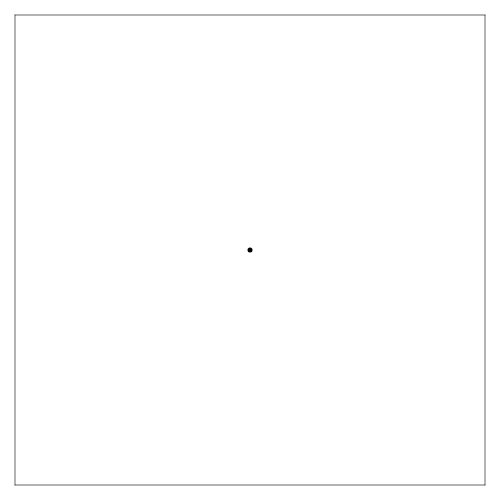
Frame 1 (no input)
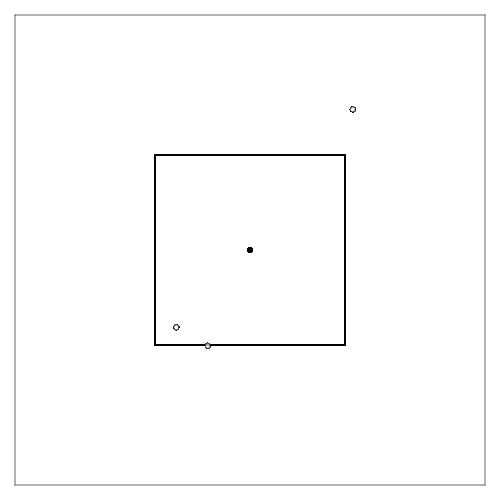
Frame 60 (no input)
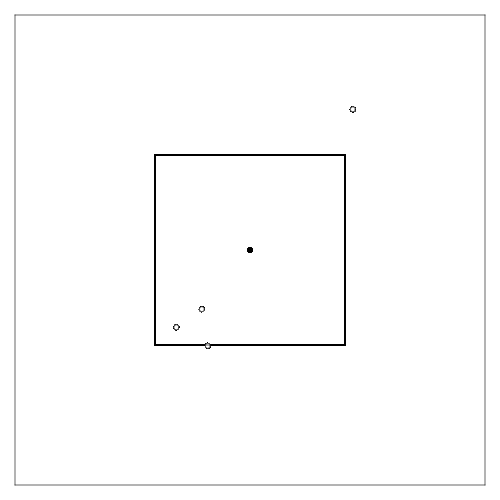
Frame 120 (the mouse pressed at the canvas centre since frame 60)

The p5.js sketch that drew these frames (run headless with seeded random() and noise() and a simulated clock; from frame 60 on, the mouse is pressed at the canvas centre):

// p5.js sketch
// ── sketch.js
//for the ellipses
var ellipseX_each, ellipseY_each;
var ellipse_array = [];//pile up the ellipse_count
var ellipse_count = 0;//++ with the frames until totalellipses
var totalellipses = 5;
var ellipseR = 5;
//for the barrier
var bool = new p5.Vector(0,0);
//movement
var speed = 6;

//getting all the ellipse pos
var ellipse_array_all = [];//an array that stores all the data

//if controller hit it or not?
var controllerR = 5;
var controller = new p5.Vector(250, 250);//position
var addx = new p5.Vector(7, 0);
var addy = new p5.Vector(0, 7);

//inner barrier (result of random)
var pointsX = [];//points for the barrier
var pointsY = [];//points for the barrier
var varr = 10;//var for the first square animation
var pointnum = 4;//how many points are there gonna be at first?


//different framerates / speeds / animations
var keyframe = 0;
var currentime = 0;
var updateRate = 16.66;
var smallellipse_rate = 333;//change this to change the framerate of random ellipses
var debug = 0.1;//theoretically this should work but it needs to be modified, smallellipse_rate is not supposed to be changed right now.

//physics engine = collision class
var direction = new p5.Vector(0,0);
var direction2 = new p5.Vector(0,0);//bet
var passme = []; //to pass the count during collision (to check which one is being hitting)
var passcount = 0; //adds up in the passme array
var passme_each = -1;//set this to -1 so the if statement wouldnt be initialized at first
var ellipse_vector = new p5.Vector(0,0);//v between ellipses and controller
var ellipse_vector2 = new p5.Vector(0,0);//v between ellipses and ellipses
var distEC = 0; //distance between ellipses and controller
var distEE = 0; //distance between ellipses and ellipses
var collisionTimeWindow = updateRate;//debug



function setup() {
  createCanvas(500,500);
}

function draw() {
  frameRate(80);
  //background(255);
  
  //update ellipse_array per frame(the drawing part not the calculation part)
  ellipseX_each = random(varr, 500 - varr);
  ellipseY_each = random(varr, 500 - varr);
  for(i = 0; i < totalellipses - 1; i ++){
      fill(255);
      stroke(0.4);
    if(ellipse_array[i]){
    ellipse(ellipse_array[i].x, ellipse_array[i].y, ellipseR, ellipseR);
    
       ellipse_array[i].x += ellipse_array[i].dx*speed;
       ellipse_array[i].y += ellipse_array[i].dy*speed;
      
    }
    
  }
  
  
  //for the ellipses (updated 5 fps)
  if(currentime >= smallellipse_rate*keyframe){
    if(keyframe > 1000/smallellipse_rate-debug){
      keyframe = 0;
    }else{
      smallellipse();
      keyframe ++;
    }
    //print(1000/smallellipse_rate);
  }
  
  //getting all the ellipse pos (updated 60 fps)
  gettingellipsepos_all(ellipseX_each, ellipseY_each);
  
  //controller class (updated 60 fps)
  controllerclass();
  
  //physics class (updated 60 fps)
  physicsclass();
  
  //split different classes in different framerates
  timeManager();
  
}


function timeManager(){
  currentime += updateRate;
  if(currentime >= 1000){
    currentime = 0;
  }
}

function smallellipse(){
  fill(0,0,255);
  ellipse_array[ellipse_count] = {"x": ellipseX_each, "y": ellipseY_each, "dx": 0, "dy": 0, "id": ellipse_count};//original speed has to be 0
  //ellipse_array[ellipse_count].d is a pvector that contains the collision speed
  if(ellipse_count < totalellipses){
  ellipse_count ++;
  }
}

function gettingellipsepos_all(xx, yy){
  for (i=0; i<ellipse_count; i++){
    ellipse_array_all[i] = { "x": xx, "y": yy};
  }
}

function keyPressed(){
  if (keyCode === 65) {//left
    //print("left");
    controller.sub(addx);
  } else if (keyCode === 68) {//right
    //print("right");
    controller.add(addx);
  }
  if (keyCode === 87) {//up
    controller.sub(addy);
    //print("up");
  } else if (keyCode === 83) {//down
    controller.add(addy);
    //print("down");
  }
}

function controllerclass(){
  fill(0);
  noStroke();
  ellipse(controller.x, controller.y, controllerR, controllerR);
  
  //moving barrier code goes here
    pointsX[0] = 5 + varr;
    pointsY[0] = 5 + varr;
    pointsX[1] = 495 - varr;
    pointsY[1] = 5 + varr;
    pointsX[2] = 495 - varr;
    pointsY[2] = 495 - varr;
    pointsX[3] = 5 + varr;
    pointsY[3] = 495 - varr;
    stroke(0);
    strokeWeight(0.6);
    line(pointsX[0],pointsY[0],pointsX[1],pointsY[1]);
    line(pointsX[1],pointsY[1],pointsX[2],pointsY[2]);
    line(pointsX[2],pointsY[2],pointsX[3],pointsY[3]);
    line(pointsX[3],pointsY[3],pointsX[0],pointsY[0]);
    // if(varr < 150){
    //   varr += 5;
    // }
    varr = 150;
    
}

function physicsclass(){
  if(ellipse_array){
    for(i=0; i< totalellipses - 1; i++){
      var hasCollided1 = false;
      if(ellipse_array[i]){
        //print(ellipse_array[i].x);//this is the data you ALWAYS need
        
      //distance checking
          // stroke(0);
          // strokeWeight(1);
          // line(ellipse_array[i].x, ellipse_array[i].y, controller.x, controller.y);
      distEC = int(dist(ellipse_array[i].x, ellipse_array[i].y, controller.x, controller.y));
      
        //collision between ellipses and controller
        if(distEC < (ellipseR + controllerR)/2){
          //print("collide");
        //for some reason this act weird if i put it outside of this if statement
        // so I have a complete different system outside, that repeats this step
        //at the same time don't fuck up this thing
          ellipse_vector.set(ellipse_array[i].x, ellipse_array[i].y);
          direction = ellipse_vector.sub(controller);
          direction.normalize();
          ellipse_array[i].dx = direction.x;
          ellipse_array[i].dy = direction.y;
        }
      

      
        //collision between ellipses and wall
        if (ellipse_array[i].x < 3 || ellipse_array[i].x > 497 ){
          //print("collide");
          ellipse_array[i].dx *= -1;
          hasCollided1 = true;
        }else{
          ellipse_array[i].dx *= 1;
        }
        
        if (ellipse_array[i].y < 3 || ellipse_array[i].y > 497 ){
          //print("collide");
          ellipse_array[i].dy *= -1;
          hasCollided1 = true;
        }else{
          ellipse_array[i].dy *= 1;
        }
        
        
      }
    }
  }
}
